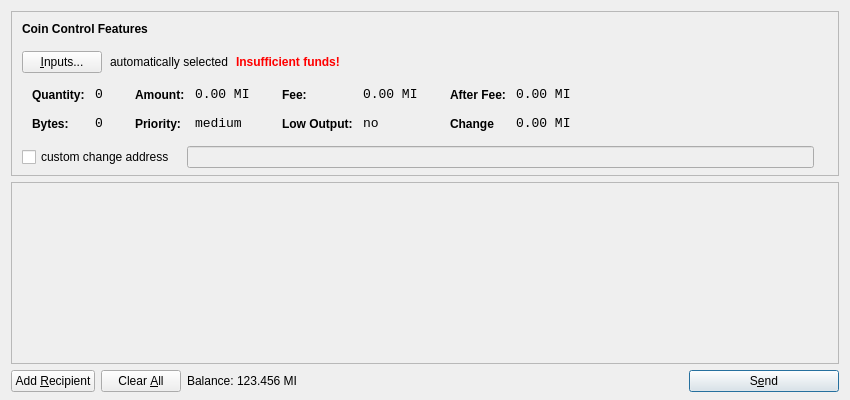
<?xml version="1.0" encoding="UTF-8"?>
<ui version="4.0">
 <class>SendCoinsDialog</class>
 <widget class="QDialog" name="SendCoinsDialog">
  <property name="geometry">
   <rect>
    <x>0</x>
    <y>0</y>
    <width>850</width>
    <height>400</height>
   </rect>
  </property>
  <property name="windowTitle">
   <string>Send Coins</string>
  </property>
  <layout class="QVBoxLayout" name="verticalLayout" stretch="0,1,0">
   <property name="bottomMargin">
    <number>8</number>
   </property>
   <item>
    <widget class="QFrame" name="frameCoinControl">
     <property name="sizePolicy">
      <sizepolicy hsizetype="Expanding" vsizetype="Expanding">
       <horstretch>0</horstretch>
       <verstretch>0</verstretch>
      </sizepolicy>
     </property>
     <property name="maximumSize">
      <size>
       <width>16777215</width>
       <height>16777215</height>
      </size>
     </property>
     <property name="frameShape">
      <enum>QFrame::StyledPanel</enum>
     </property>
     <property name="frameShadow">
      <enum>QFrame::Sunken</enum>
     </property>
     <layout class="QVBoxLayout" name="verticalLayoutCoinControl2">
      <property name="spacing">
       <number>6</number>
      </property>
      <property name="leftMargin">
       <number>0</number>
      </property>
      <property name="topMargin">
       <number>0</number>
      </property>
      <property name="rightMargin">
       <number>0</number>
      </property>
      <property name="bottomMargin">
       <number>6</number>
      </property>
      <item>
       <layout class="QVBoxLayout" name="verticalLayoutCoinControl" stretch="0,0,0,0,1">
        <property name="spacing">
         <number>0</number>
        </property>
        <property name="leftMargin">
         <number>10</number>
        </property>
        <property name="topMargin">
         <number>10</number>
        </property>
        <item>
         <layout class="QHBoxLayout" name="horizontalLayoutCoinControl1">
          <property name="bottomMargin">
           <number>15</number>
          </property>
          <item>
           <widget class="QLabel" name="labelCoinControlFeatures">
            <property name="sizePolicy">
             <sizepolicy hsizetype="Preferred" vsizetype="Maximum">
              <horstretch>0</horstretch>
              <verstretch>0</verstretch>
             </sizepolicy>
            </property>
            <property name="font">
             <font>
              <weight>75</weight>
              <bold>true</bold>
             </font>
            </property>
            <property name="styleSheet">
             <string notr="true">font-weight:bold;</string>
            </property>
            <property name="text">
             <string>Coin Control Features</string>
            </property>
           </widget>
          </item>
         </layout>
        </item>
        <item>
         <layout class="QHBoxLayout" name="horizontalLayoutCoinControl2" stretch="0,0,0,0">
          <property name="spacing">
           <number>8</number>
          </property>
          <property name="bottomMargin">
           <number>10</number>
          </property>
          <item>
           <widget class="QPushButton" name="pushButtonCoinControl">
            <property name="styleSheet">
             <string notr="true"/>
            </property>
            <property name="text">
             <string>&amp;Inputs...</string>
            </property>
           </widget>
          </item>
          <item>
           <widget class="QLabel" name="labelCoinControlAutomaticallySelected">
            <property name="text">
             <string>automatically selected</string>
            </property>
            <property name="margin">
             <number>5</number>
            </property>
           </widget>
          </item>
          <item>
           <widget class="QLabel" name="labelCoinControlInsuffFunds">
            <property name="font">
             <font>
              <weight>75</weight>
              <bold>true</bold>
             </font>
            </property>
            <property name="styleSheet">
             <string notr="true">color:red;font-weight:bold;</string>
            </property>
            <property name="text">
             <string>Insufficient funds!</string>
            </property>
            <property name="margin">
             <number>5</number>
            </property>
           </widget>
          </item>
          <item>
           <spacer name="horizontalSpacerCoinControl">
            <property name="orientation">
             <enum>Qt::Horizontal</enum>
            </property>
            <property name="sizeHint" stdset="0">
             <size>
              <width>40</width>
              <height>1</height>
             </size>
            </property>
           </spacer>
          </item>
         </layout>
        </item>
        <item>
         <widget class="QWidget" name="widgetCoinControl" native="true">
          <property name="sizePolicy">
           <sizepolicy hsizetype="Preferred" vsizetype="Preferred">
            <horstretch>0</horstretch>
            <verstretch>0</verstretch>
           </sizepolicy>
          </property>
          <property name="minimumSize">
           <size>
            <width>0</width>
            <height>0</height>
           </size>
          </property>
          <property name="styleSheet">
           <string notr="true"/>
          </property>
          <layout class="QHBoxLayout" name="horizontalLayoutCoinControl5">
           <property name="leftMargin">
            <number>0</number>
           </property>
           <property name="topMargin">
            <number>0</number>
           </property>
           <property name="rightMargin">
            <number>0</number>
           </property>
           <property name="bottomMargin">
            <number>0</number>
           </property>
           <item>
            <layout class="QHBoxLayout" name="horizontalLayoutCoinControl3" stretch="0,0,0,1">
             <property name="spacing">
              <number>20</number>
             </property>
             <property name="topMargin">
              <number>0</number>
             </property>
             <property name="bottomMargin">
              <number>10</number>
             </property>
             <item>
              <layout class="QFormLayout" name="formLayoutCoinControl1">
               <property name="horizontalSpacing">
                <number>10</number>
               </property>
               <property name="verticalSpacing">
                <number>14</number>
               </property>
               <property name="leftMargin">
                <number>10</number>
               </property>
               <property name="topMargin">
                <number>4</number>
               </property>
               <property name="rightMargin">
                <number>6</number>
               </property>
               <item row="0" column="0">
                <widget class="QLabel" name="labelCoinControlQuantityText">
                 <property name="styleSheet">
                  <string notr="true">font-weight:bold;</string>
                 </property>
                 <property name="text">
                  <string>Quantity:</string>
                 </property>
                 <property name="margin">
                  <number>0</number>
                 </property>
                </widget>
               </item>
               <item row="0" column="1">
                <widget class="QLabel" name="labelCoinControlQuantity">
                 <property name="font">
                  <font>
                   <family>Monospace</family>
                   <pointsize>10</pointsize>
                  </font>
                 </property>
                 <property name="cursor">
                  <cursorShape>IBeamCursor</cursorShape>
                 </property>
                 <property name="contextMenuPolicy">
                  <enum>Qt::ActionsContextMenu</enum>
                 </property>
                 <property name="text">
                  <string>0</string>
                 </property>
                 <property name="margin">
                  <number>0</number>
                 </property>
                 <property name="textInteractionFlags">
                  <set>Qt::LinksAccessibleByMouse|Qt::TextSelectableByKeyboard|Qt::TextSelectableByMouse</set>
                 </property>
                </widget>
               </item>
               <item row="1" column="0">
                <widget class="QLabel" name="labelCoinControlBytesText">
                 <property name="styleSheet">
                  <string notr="true">font-weight:bold;</string>
                 </property>
                 <property name="text">
                  <string>Bytes:</string>
                 </property>
                </widget>
               </item>
               <item row="1" column="1">
                <widget class="QLabel" name="labelCoinControlBytes">
                 <property name="font">
                  <font>
                   <family>Monospace</family>
                   <pointsize>10</pointsize>
                  </font>
                 </property>
                 <property name="cursor">
                  <cursorShape>IBeamCursor</cursorShape>
                 </property>
                 <property name="contextMenuPolicy">
                  <enum>Qt::ActionsContextMenu</enum>
                 </property>
                 <property name="text">
                  <string>0</string>
                 </property>
                 <property name="textInteractionFlags">
                  <set>Qt::LinksAccessibleByMouse|Qt::TextSelectableByKeyboard|Qt::TextSelectableByMouse</set>
                 </property>
                </widget>
               </item>
              </layout>
             </item>
             <item>
              <layout class="QFormLayout" name="formLayoutCoinControl2">
               <property name="horizontalSpacing">
                <number>10</number>
               </property>
               <property name="verticalSpacing">
                <number>14</number>
               </property>
               <property name="leftMargin">
                <number>6</number>
               </property>
               <property name="topMargin">
                <number>4</number>
               </property>
               <property name="rightMargin">
                <number>6</number>
               </property>
               <item row="0" column="0">
                <widget class="QLabel" name="labelCoinControlAmountText">
                 <property name="styleSheet">
                  <string notr="true">font-weight:bold;</string>
                 </property>
                 <property name="text">
                  <string>Amount:</string>
                 </property>
                 <property name="margin">
                  <number>0</number>
                 </property>
                </widget>
               </item>
               <item row="0" column="1">
                <widget class="QLabel" name="labelCoinControlAmount">
                 <property name="font">
                  <font>
                   <family>Monospace</family>
                   <pointsize>10</pointsize>
                  </font>
                 </property>
                 <property name="cursor">
                  <cursorShape>IBeamCursor</cursorShape>
                 </property>
                 <property name="contextMenuPolicy">
                  <enum>Qt::ActionsContextMenu</enum>
                 </property>
                 <property name="text">
                  <string>0.00 MI</string>
                 </property>
                 <property name="textInteractionFlags">
                  <set>Qt::LinksAccessibleByMouse|Qt::TextSelectableByKeyboard|Qt::TextSelectableByMouse</set>
                 </property>
                </widget>
               </item>
               <item row="1" column="0">
                <widget class="QLabel" name="labelCoinControlPriorityText">
                 <property name="styleSheet">
                  <string notr="true">font-weight:bold;</string>
                 </property>
                 <property name="text">
                  <string>Priority:</string>
                 </property>
                </widget>
               </item>
               <item row="1" column="1">
                <widget class="QLabel" name="labelCoinControlPriority">
                 <property name="font">
                  <font>
                   <family>Monospace</family>
                   <pointsize>10</pointsize>
                  </font>
                 </property>
                 <property name="cursor">
                  <cursorShape>IBeamCursor</cursorShape>
                 </property>
                 <property name="contextMenuPolicy">
                  <enum>Qt::ActionsContextMenu</enum>
                 </property>
                 <property name="text">
                  <string>medium</string>
                 </property>
                 <property name="textInteractionFlags">
                  <set>Qt::LinksAccessibleByMouse|Qt::TextSelectableByKeyboard|Qt::TextSelectableByMouse</set>
                 </property>
                </widget>
               </item>
              </layout>
             </item>
             <item>
              <layout class="QFormLayout" name="formLayoutCoinControl3">
               <property name="horizontalSpacing">
                <number>10</number>
               </property>
               <property name="verticalSpacing">
                <number>14</number>
               </property>
               <property name="leftMargin">
                <number>6</number>
               </property>
               <property name="topMargin">
                <number>4</number>
               </property>
               <property name="rightMargin">
                <number>6</number>
               </property>
               <item row="0" column="0">
                <widget class="QLabel" name="labelCoinControlFeeText">
                 <property name="styleSheet">
                  <string notr="true">font-weight:bold;</string>
                 </property>
                 <property name="text">
                  <string>Fee:</string>
                 </property>
                 <property name="margin">
                  <number>0</number>
                 </property>
                </widget>
               </item>
               <item row="0" column="1">
                <widget class="QLabel" name="labelCoinControlFee">
                 <property name="font">
                  <font>
                   <family>Monospace</family>
                   <pointsize>10</pointsize>
                  </font>
                 </property>
                 <property name="cursor">
                  <cursorShape>IBeamCursor</cursorShape>
                 </property>
                 <property name="contextMenuPolicy">
                  <enum>Qt::ActionsContextMenu</enum>
                 </property>
                 <property name="text">
                  <string>0.00 MI</string>
                 </property>
                 <property name="textInteractionFlags">
                  <set>Qt::LinksAccessibleByMouse|Qt::TextSelectableByKeyboard|Qt::TextSelectableByMouse</set>
                 </property>
                </widget>
               </item>
               <item row="1" column="0">
                <widget class="QLabel" name="labelCoinControlLowOutputText">
                 <property name="styleSheet">
                  <string notr="true">font-weight:bold;</string>
                 </property>
                 <property name="text">
                  <string>Low Output:</string>
                 </property>
                </widget>
               </item>
               <item row="1" column="1">
                <widget class="QLabel" name="labelCoinControlLowOutput">
                 <property name="font">
                  <font>
                   <family>Monospace</family>
                   <pointsize>10</pointsize>
                  </font>
                 </property>
                 <property name="cursor">
                  <cursorShape>IBeamCursor</cursorShape>
                 </property>
                 <property name="contextMenuPolicy">
                  <enum>Qt::ActionsContextMenu</enum>
                 </property>
                 <property name="text">
                  <string>no</string>
                 </property>
                 <property name="textInteractionFlags">
                  <set>Qt::LinksAccessibleByMouse|Qt::TextSelectableByKeyboard|Qt::TextSelectableByMouse</set>
                 </property>
                </widget>
               </item>
              </layout>
             </item>
             <item>
              <layout class="QFormLayout" name="formLayoutCoinControl4">
               <property name="horizontalSpacing">
                <number>10</number>
               </property>
               <property name="verticalSpacing">
                <number>14</number>
               </property>
               <property name="leftMargin">
                <number>6</number>
               </property>
               <property name="topMargin">
                <number>4</number>
               </property>
               <property name="rightMargin">
                <number>6</number>
               </property>
               <item row="0" column="0">
                <widget class="QLabel" name="labelCoinControlAfterFeeText">
                 <property name="styleSheet">
                  <string notr="true">font-weight:bold;</string>
                 </property>
                 <property name="text">
                  <string>After Fee:</string>
                 </property>
                 <property name="margin">
                  <number>0</number>
                 </property>
                </widget>
               </item>
               <item row="0" column="1">
                <widget class="QLabel" name="labelCoinControlAfterFee">
                 <property name="font">
                  <font>
                   <family>Monospace</family>
                   <pointsize>10</pointsize>
                  </font>
                 </property>
                 <property name="cursor">
                  <cursorShape>IBeamCursor</cursorShape>
                 </property>
                 <property name="contextMenuPolicy">
                  <enum>Qt::ActionsContextMenu</enum>
                 </property>
                 <property name="text">
                  <string>0.00 MI</string>
                 </property>
                 <property name="textInteractionFlags">
                  <set>Qt::LinksAccessibleByMouse|Qt::TextSelectableByKeyboard|Qt::TextSelectableByMouse</set>
                 </property>
                </widget>
               </item>
               <item row="1" column="0">
                <widget class="QLabel" name="labelCoinControlChangeText">
                 <property name="styleSheet">
                  <string notr="true">font-weight:bold;</string>
                 </property>
                 <property name="text">
                  <string>Change</string>
                 </property>
                </widget>
               </item>
               <item row="1" column="1">
                <widget class="QLabel" name="labelCoinControlChange">
                 <property name="font">
                  <font>
                   <family>Monospace</family>
                   <pointsize>10</pointsize>
                  </font>
                 </property>
                 <property name="cursor">
                  <cursorShape>IBeamCursor</cursorShape>
                 </property>
                 <property name="contextMenuPolicy">
                  <enum>Qt::ActionsContextMenu</enum>
                 </property>
                 <property name="text">
                  <string>0.00 MI</string>
                 </property>
                 <property name="textInteractionFlags">
                  <set>Qt::LinksAccessibleByMouse|Qt::TextSelectableByKeyboard|Qt::TextSelectableByMouse</set>
                 </property>
                </widget>
               </item>
              </layout>
             </item>
            </layout>
           </item>
          </layout>
         </widget>
        </item>
        <item>
         <layout class="QHBoxLayout" name="horizontalLayoutCoinControl4" stretch="0,0,0">
          <property name="spacing">
           <number>12</number>
          </property>
          <property name="sizeConstraint">
           <enum>QLayout::SetDefaultConstraint</enum>
          </property>
          <property name="topMargin">
           <number>5</number>
          </property>
          <property name="rightMargin">
           <number>5</number>
          </property>
          <item>
           <widget class="QCheckBox" name="checkBoxCoinControlChange">
            <property name="text">
             <string>custom change address</string>
            </property>
           </widget>
          </item>
          <item>
           <widget class="QLineEdit" name="lineEditCoinControlChange">
            <property name="enabled">
             <bool>false</bool>
            </property>
            <property name="sizePolicy">
             <sizepolicy hsizetype="Expanding" vsizetype="Fixed">
              <horstretch>0</horstretch>
              <verstretch>0</verstretch>
             </sizepolicy>
            </property>
           </widget>
          </item>
          <item>
           <widget class="QLabel" name="labelCoinControlChangeLabel">
            <property name="sizePolicy">
             <sizepolicy hsizetype="Preferred" vsizetype="Expanding">
              <horstretch>0</horstretch>
              <verstretch>0</verstretch>
             </sizepolicy>
            </property>
            <property name="minimumSize">
             <size>
              <width>0</width>
              <height>0</height>
             </size>
            </property>
            <property name="text">
             <string/>
            </property>
            <property name="margin">
             <number>3</number>
            </property>
           </widget>
          </item>
         </layout>
        </item>
        <item>
         <spacer name="verticalSpacerCoinControl">
          <property name="orientation">
           <enum>Qt::Vertical</enum>
          </property>
          <property name="sizeHint" stdset="0">
           <size>
            <width>800</width>
            <height>1</height>
           </size>
          </property>
         </spacer>
        </item>
       </layout>
      </item>
     </layout>
    </widget>
   </item>
   <item>
    <widget class="QScrollArea" name="scrollArea">
     <property name="widgetResizable">
      <bool>true</bool>
     </property>
     <widget class="QWidget" name="scrollAreaWidgetContents">
      <property name="geometry">
       <rect>
        <x>0</x>
        <y>0</y>
        <width>830</width>
        <height>173</height>
       </rect>
      </property>
      <layout class="QVBoxLayout" name="verticalLayout_2">
       <property name="leftMargin">
        <number>0</number>
       </property>
       <property name="topMargin">
        <number>0</number>
       </property>
       <property name="rightMargin">
        <number>0</number>
       </property>
       <property name="bottomMargin">
        <number>0</number>
       </property>
       <item>
        <layout class="QVBoxLayout" name="entries">
         <property name="spacing">
          <number>6</number>
         </property>
        </layout>
       </item>
       <item>
        <spacer name="verticalSpacer">
         <property name="orientation">
          <enum>Qt::Vertical</enum>
         </property>
         <property name="sizeHint" stdset="0">
          <size>
           <width>20</width>
           <height>40</height>
          </size>
         </property>
        </spacer>
       </item>
      </layout>
     </widget>
    </widget>
   </item>
   <item>
    <layout class="QHBoxLayout" name="horizontalLayout">
     <item>
      <widget class="QPushButton" name="addButton">
       <property name="toolTip">
        <string>Send to multiple recipients at once</string>
       </property>
       <property name="text">
        <string>Add &amp;Recipient</string>
       </property>
       <property name="icon">
        <iconset resource="../bitcoin.qrc">
         <normaloff>:/icons/add</normaloff>:/icons/add</iconset>
       </property>
       <property name="autoDefault">
        <bool>false</bool>
       </property>
      </widget>
     </item>
     <item>
      <widget class="QPushButton" name="clearButton">
       <property name="sizePolicy">
        <sizepolicy hsizetype="Minimum" vsizetype="Fixed">
         <horstretch>0</horstretch>
         <verstretch>0</verstretch>
        </sizepolicy>
       </property>
       <property name="toolTip">
        <string>Remove all transaction fields</string>
       </property>
       <property name="text">
        <string>Clear &amp;All</string>
       </property>
       <property name="icon">
        <iconset resource="../bitcoin.qrc">
         <normaloff>:/icons/remove</normaloff>:/icons/remove</iconset>
       </property>
       <property name="autoRepeatDelay">
        <number>300</number>
       </property>
       <property name="autoDefault">
        <bool>false</bool>
       </property>
      </widget>
     </item>
     <item>
      <layout class="QHBoxLayout" name="horizontalLayout_2">
       <property name="spacing">
        <number>3</number>
       </property>
       <item>
        <widget class="QLabel" name="label">
         <property name="text">
          <string>Balance:</string>
         </property>
        </widget>
       </item>
       <item>
        <widget class="QLabel" name="labelBalance">
         <property name="cursor">
          <cursorShape>IBeamCursor</cursorShape>
         </property>
         <property name="text">
          <string>123.456 MI</string>
         </property>
         <property name="textInteractionFlags">
          <set>Qt::LinksAccessibleByMouse|Qt::TextSelectableByKeyboard|Qt::TextSelectableByMouse</set>
         </property>
        </widget>
       </item>
      </layout>
     </item>
     <item>
      <spacer name="horizontalSpacer">
       <property name="orientation">
        <enum>Qt::Horizontal</enum>
       </property>
       <property name="sizeHint" stdset="0">
        <size>
         <width>40</width>
         <height>20</height>
        </size>
       </property>
      </spacer>
     </item>
     <item>
      <widget class="QPushButton" name="sendButton">
       <property name="minimumSize">
        <size>
         <width>150</width>
         <height>0</height>
        </size>
       </property>
       <property name="toolTip">
        <string>Confirm the send action</string>
       </property>
       <property name="text">
        <string>S&amp;end</string>
       </property>
       <property name="icon">
        <iconset resource="../bitcoin.qrc">
         <normaloff>:/icons/send</normaloff>:/icons/send</iconset>
       </property>
       <property name="default">
        <bool>true</bool>
       </property>
      </widget>
     </item>
    </layout>
   </item>
  </layout>
 </widget>
 <resources>
  <include location="../bitcoin.qrc"/>
 </resources>
 <connections/>
</ui>
